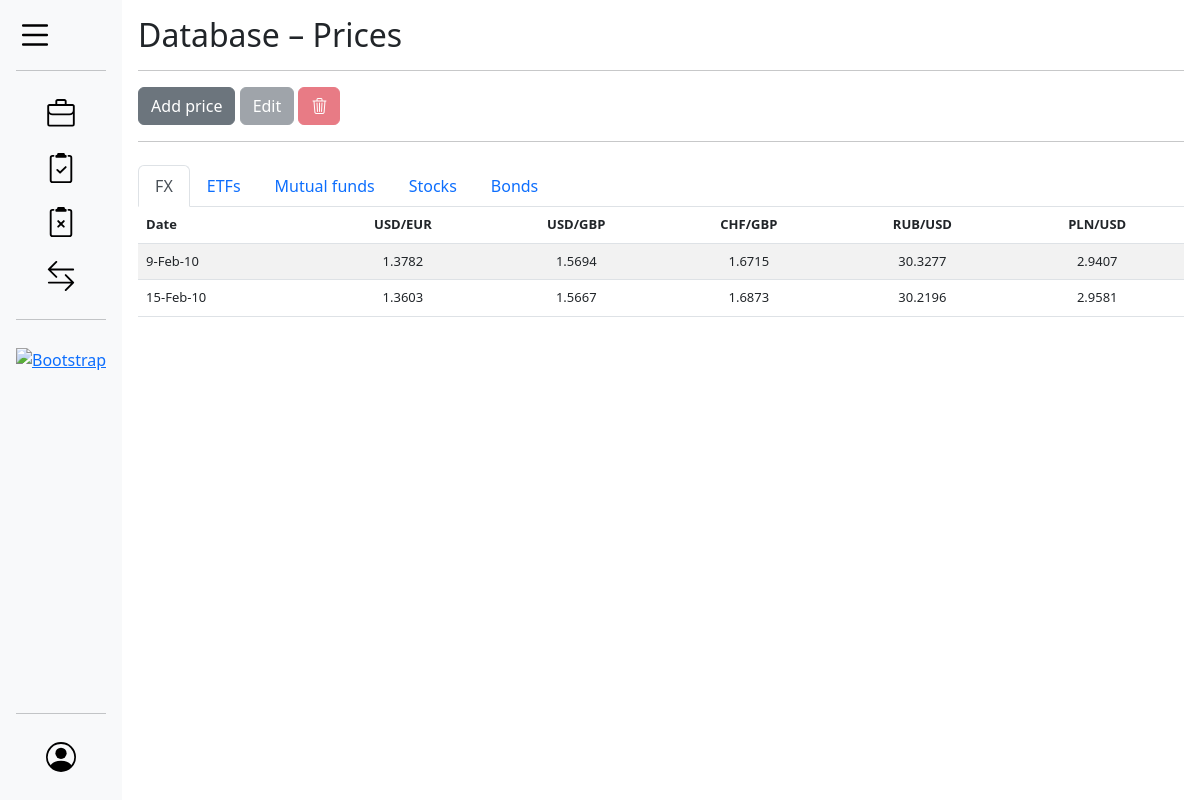
Screenshot of /database/prices/ (signed in) with the database file from the repository.
### common/models.py (models this page shows, shortened)
class FX(models.Model):
    date = models.DateField(primary_key=True)
    investor = models.ForeignKey(CustomUser, on_delete=models.CASCADE, related_name='FX')
    USDEUR = models.DecimalField(max_digits=7, decimal_places=4, null=True, blank=True)
    USDGBP = models.DecimalField(max_digits=7, decimal_places=4, null=True, blank=True)
    CHFGBP = models.DecimalField(max_digits=7, decimal_places=4, null=True, blank=True)
    RUBUSD = models.DecimalField(max_digits=7, decimal_places=4, null=True, blank=True)
    PLNUSD = models.DecimalField(max_digits=7, decimal_places=4, null=True, blank=True)

### database/views.py (the view)
# urls.py: path('prices/', views.database_prices, name='prices'),
@login_required
def database_prices(request):
    user = request.user
    sidebar_padding = 0
    sidebar_width = 0
    sidebar_width = request.GET.get("width")
    sidebar_padding = request.GET.get("padding")
    fx_data = FX.objects.filter(investor=user).all()
    ETF = create_price_table('ETF', user)
    mutual_fund = create_price_table('Mutual fund', user)
    stock = create_price_table('Stock', user)
    bond = create_price_table('Bond', user)
    buttons = ['price', 'edit', 'delete']
    return render(request, 'prices.html', {
        'sidebar_width': sidebar_width,
        'sidebar_padding': sidebar_padding,
        'fxData': fx_data,
        'ETF': ETF,
        'mutualFund': mutual_fund,
        'stock': stock,
        'bond': bond,
        'buttons': buttons,
    })

### database/templates/prices.html (shortened to what this page needs)
{% extends "layout.html" %}
{% load static %}
{% load custom_filters %}
{% block main_page_title %}
    <h2>Database – Prices</h2>
{% endblock main_page_title %}
{% block content %}
    <div class="content-header">
        {% include "snippets/buttons-settings-header.html" with type="price" buttons=buttons %}
    </div>
    <div class="content-body">
        <div class="tab-pane" id="nav-prices" role="tabpanel">
            <nav>
                <div class="nav nav-tabs" id="nav-price-tab" role="tablist">
                <button class="nav-link active" data-bs-toggle="tab" data-bs-target="#nav-fx" type="button" role="tab" aria-selected="true">FX</button>
                <button class="nav-link" data-bs-toggle="tab" data-bs-target="#nav-etf" type="button" role="tab" aria-selected="false">ETFs</button>
                <button class="nav-link" data-bs-toggle="tab" data-bs-target="#nav-mutual-fund" type="button" role="tab" aria-selected="false">Mutual funds</button>
                <button class="nav-link" data-bs-toggle="tab" data-bs-target="#nav-stock" type="button" role="tab" aria-selected="false">Stocks</button>
                <button class="nav-link" data-bs-toggle="tab" data-bs-target="#nav-bond" type="button" role="tab" aria-selected="false">Bonds</button>
                </div>
            </nav>
            <div class="tab-content" id="nav-tabContent-level1">
                <div class="tab-pane fade show active" id="nav-fx" role="tabpanel">
                    <table id="table-database-fx" class="table table-hover table-striped align-middle">
                        <thead>
                            <tr>
                                <th class="text-start">Date</th>
                                <th class="text-center">USD/EUR</th>
                                <th class="text-center">USD/GBP</th>
                                <th class="text-center">CHF/GBP</th>
                                <th class="text-center">RUB/USD</th>
                                <th class="text-center">PLN/USD</th>
                            </tr>
                        </thead>
                        <tbody>
                        {% for entry in fxData %}
                            <tr>
                                <td class="text-start">{{ entry.date|date:'j-M-y' }}</td>
                                <td class="text-center">
                                    {{ entry.USDEUR }}
                                </td>
                                <td class="text-center">
                                    {{ entry.USDGBP }}
                                    </td>
                                <td class="text-center">
                                    {{ entry.CHFGBP }}
                                </td>
                                <td class="text-center">
                                    {{ entry.RUBUSD }}
                                </td>
                                <td class="text-center">
                                    {{ entry.PLNUSD }}
                                </td>
                            </tr>
                        {% endfor %}
                        </tbody>
                    </table>
                </div>
            </div>
        </div>
    </div>
{% endblock content %}

### static/css/styles.css (style rules this page uses)
.nav-link { margin: 0.4375rem 0; padding: 0.5rem 1rem; }
.content-header { flex-shrink: 0; }
.content-body { flex-grow: 1; overflow-y: auto; overflow-x: hidden; width: 100%; }
h2 { margin-bottom: 0px; }

### rows the page displays
FX: date "9-Feb-10", USDEUR "1.3782", USDGBP "1.5694", CHFGBP "1.6715", RUBUSD "30.3277", PLNUSD "2.9407"
FX: date "15-Feb-10", USDEUR "1.3603", USDGBP "1.5667", CHFGBP "1.6873", RUBUSD "30.2196", PLNUSD "2.9581"

### other values shown
{{ item }} "price"
